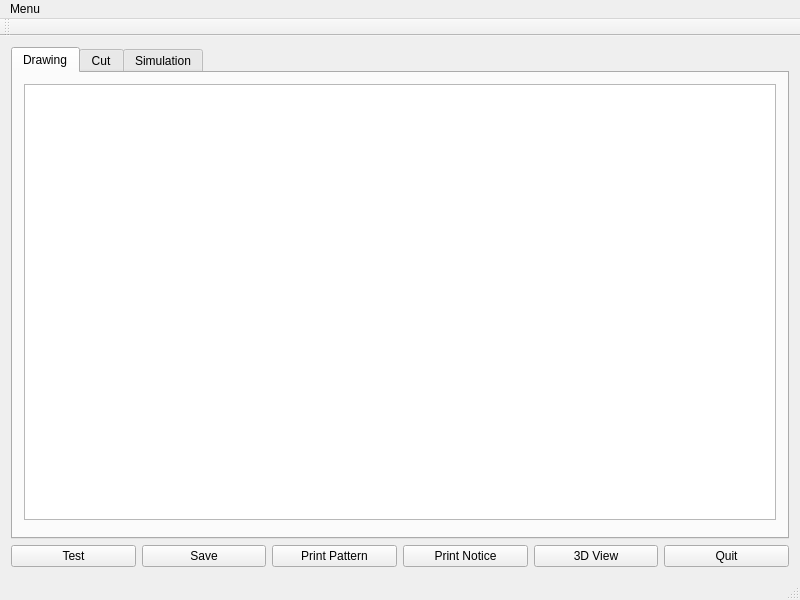
<?xml version="1.0" encoding="UTF-8"?>
<ui version="4.0">
 <class>MainWindow</class>
 <widget class="QMainWindow" name="MainWindow">
  <property name="geometry">
   <rect>
    <x>0</x>
    <y>0</y>
    <width>800</width>
    <height>600</height>
   </rect>
  </property>
  <property name="windowTitle">
   <string>Pattern Creator</string>
  </property>
  <widget class="QWidget" name="centralWidget">
   <layout class="QVBoxLayout" name="verticalLayout">
    <item>
     <widget class="QTabWidget" name="tabWidget">
      <property name="currentIndex">
       <number>0</number>
      </property>
      <widget class="QWidget" name="tab_draw">
       <attribute name="title">
        <string>Drawing</string>
       </attribute>
       <layout class="QVBoxLayout" name="drawLayout">
        <item>
         <widget class="GraphicsView" name="graphicsView"/>
        </item>
        <item>
         <widget class="QWidget" name="widget" native="true"/>
        </item>
       </layout>
      </widget>
      <widget class="QWidget" name="tab_cut">
       <attribute name="title">
        <string>Cut</string>
       </attribute>
      </widget>
      <widget class="QWidget" name="tab_simu">
       <attribute name="title">
        <string>Simulation</string>
       </attribute>
      </widget>
     </widget>
    </item>
    <item>
     <layout class="QHBoxLayout" name="horizontalLayout">
      <item>
       <widget class="QPushButton" name="buttonTest">
        <property name="text">
         <string>Test</string>
        </property>
       </widget>
      </item>
      <item>
       <widget class="QPushButton" name="buttonSave">
        <property name="text">
         <string>Save</string>
        </property>
       </widget>
      </item>
      <item>
       <widget class="QPushButton" name="buttonPattern">
        <property name="text">
         <string>Print Pattern</string>
        </property>
       </widget>
      </item>
      <item>
       <widget class="QPushButton" name="buttonNotice">
        <property name="text">
         <string>Print Notice</string>
        </property>
       </widget>
      </item>
      <item>
       <widget class="QPushButton" name="button3D">
        <property name="text">
         <string>3D View</string>
        </property>
       </widget>
      </item>
      <item>
       <widget class="QPushButton" name="buttonQuit">
        <property name="text">
         <string>Quit</string>
        </property>
        <property name="shortcut">
         <string>Ctrl+Q</string>
        </property>
       </widget>
      </item>
     </layout>
    </item>
   </layout>
  </widget>
  <widget class="QMenuBar" name="menuBar">
   <property name="geometry">
    <rect>
     <x>0</x>
     <y>0</y>
     <width>800</width>
     <height>25</height>
    </rect>
   </property>
   <widget class="QMenu" name="menuMenu">
    <property name="title">
     <string>Menu</string>
    </property>
   </widget>
   <addaction name="menuMenu"/>
  </widget>
  <widget class="QToolBar" name="mainToolBar">
   <property name="enabled">
    <bool>true</bool>
   </property>
   <property name="toolButtonStyle">
    <enum>Qt::ToolButtonFollowStyle</enum>
   </property>
   <attribute name="toolBarArea">
    <enum>TopToolBarArea</enum>
   </attribute>
   <attribute name="toolBarBreak">
    <bool>true</bool>
   </attribute>
  </widget>
  <widget class="QStatusBar" name="statusBar"/>
 </widget>
 <layoutdefault spacing="6" margin="11"/>
 <customwidgets>
  <customwidget>
   <class>GraphicsView</class>
   <extends>QGraphicsView</extends>
   <header>graphicsview.h</header>
  </customwidget>
 </customwidgets>
 <resources/>
 <connections>
  <connection>
   <sender>buttonQuit</sender>
   <signal>clicked()</signal>
   <receiver>MainWindow</receiver>
   <slot>close()</slot>
   <hints>
    <hint type="sourcelabel">
     <x>404</x>
     <y>322</y>
    </hint>
    <hint type="destinationlabel">
     <x>458</x>
     <y>311</y>
    </hint>
   </hints>
  </connection>
 </connections>
</ui>
